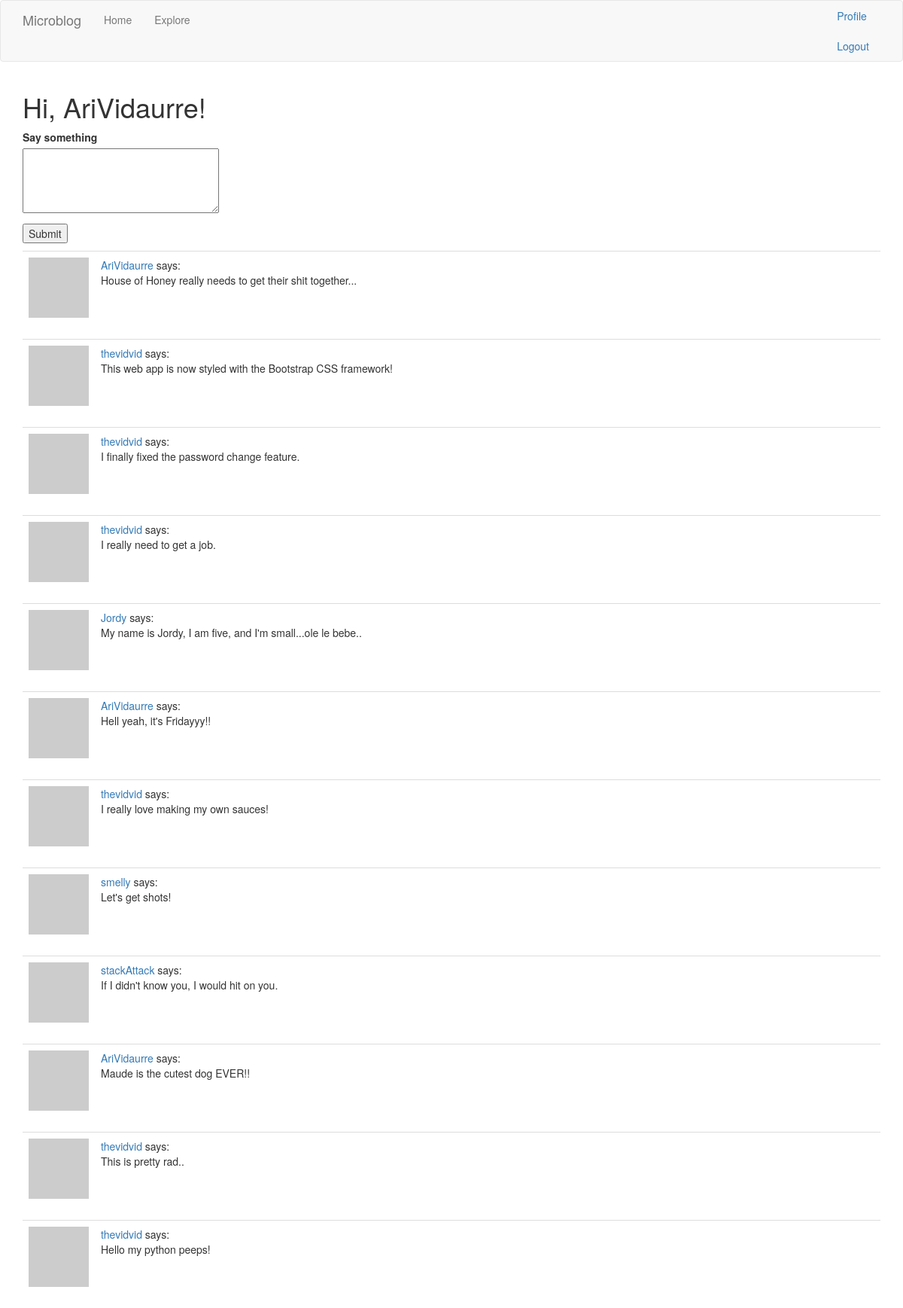
The page /index (signed in) on the database its author committed.
### app/models.py (models this page shows, shortened)
class User(UserMixin, db.Model):
    id = db.Column(db.Integer, primary_key=True)
    username = db.Column(db.String(64), index=True, unique=True)
    email = db.Column(db.String(120), index=True, unique=True)
    password_hash = db.Column(db.String(128))
    posts = db.relationship('Post', backref='author', lazy='dynamic')
    about_me = db.Column(db.String(140))
    last_seen = db.Column(db.DateTime, default=datetime.utcnow)
    followed = db.relationship(
        'User', secondary=followers,
        primaryjoin=(followers.c.follower_id == id),
        secondaryjoin=(followers.c.followed_id == id),
        backref=db.backref('followers', lazy='dynamic'), lazy='dynamic')
    def avatar(self, size):
        digest = md5(self.email.lower().encode('utf-8')).hexdigest()
        return 'https://www.gravatar.com/avatar/{}?d=identicon&s={}'.format(
            digest, size)
    def followed_posts(self):
        followed = Post.query.join(
            followers, (followers.c.followed_id == Post.user_id)).filter(
                followers.c.follower_id == self.id)
        own = Post.query.filter_by(user_id=self.id)
        return followed.union(own).order_by(Post.timestamp.desc())

class Post(db.Model):
    id = db.Column(db.Integer, primary_key=True)
    body = db.Column(db.String(140))
    timestamp = db.Column(db.DateTime, index=True, default=datetime.utcnow)
    user_id = db.Column(db.Integer, db.ForeignKey('user.id'))

### app/routes.py (the view)
@app.route('/', methods=['GET', 'POST'])
@app.route('/index', methods=['GET', 'POST'])
@login_required
def index():
    form = PostForm()
    if form.validate_on_submit():
        post = Post(body=form.post.data, author=current_user)
        db.session.add(post)
        db.session.commit()
        flash('Your post is now live!')
        return redirect(url_for('index'))
    page = request.args.get('page', 1, type=int)
    posts = current_user.followed_posts().paginate(
        page, app.config['POSTS_PER_PAGE'], False)
    next_url = url_for('index', page=posts.next_num) \
        if posts.has_next else None
    prev_url = url_for('index', page=posts.prev_num) \
        if posts.has_prev else None
    return render_template('index.html', title='Home', form=form,
                           posts=posts.items, next_url=next_url,
                           prev_url=prev_url)

### app/forms.py
class PostForm(FlaskForm):
    post = TextAreaField('Say something', validators=[
        DataRequired(), Length(min=1, max=140)])
    submit = SubmitField('Submit')

### app/models.py (called while the page is built)
@login.user_loader
def load_user(id):
    return User.query.get(int(id))

### app/routes.py (called while the page is built)
@app.before_request
def before_request():
    if current_user.is_authenticated:
        current_user.last_seen = datetime.utcnow()
        db.session.commit()

### app/templates/index.html (shortened to what this page needs)
{% extends "base.html" %}
{% block app_content %}
  <h1>Hi, {{ current_user.username }}!</h1>
  {% if form %}
    <form action="" method="post">
      <p>
        {{ form.post.label }}<br>
        {{ form.post(cols=32, rows=4) }}<br>
      </p>
      <p>
        {{ form.submit() }}
      </p>
    </form>
  {% endif %}
  {% for post in posts %}
    {% include '_post.html' %}
  {% endfor %}
{% endblock %}

### app/templates/_post.html
<table class="table table-hover">
  <tr>
    <td width="70px">
        <a href="{{ url_for('user', username=post.author.username) }}">
            <img src="{{ post.author.avatar(70) }}" />
        </a>
    </td>
    <td>
      <a href="{{ url_for('user', username=post.author.username) }}">
        {{ post.author.username }}
      </a>
      says:
      <br>
        {{ post.body }}
    </td>
  </tr>
</table>

### rows shown on the page
User: username "AriVidaurre"
Post: author.username "AriVidaurre", body "House of Honey really needs to get their shit together..."
Post: author.username "thevidvid", body "This web app is now styled with the Bootstrap CSS framework!"
Post: author.username "thevidvid", body "I finally fixed the password change feature."
Post: author.username "thevidvid", body "I really need to get a job."
Post: author.username "Jordy", body "My name is Jordy, I am five, and I'm small...ole le bebe.."
Post: author.username "AriVidaurre", body "Hell yeah, it's Fridayyy!!"
Post: author.username "thevidvid", body "I really love making my own sauces!"
Post: author.username "smelly", body "Let's get shots!"
Post: author.username "stackAttack", body "If I didn't know you, I would hit on you."
Post: author.username "AriVidaurre", body "Maude is the cutest dog EVER!!"
Post: author.username "thevidvid", body "This is pretty rad.."
Post: author.username "thevidvid", body "Hello my python peeps!"
